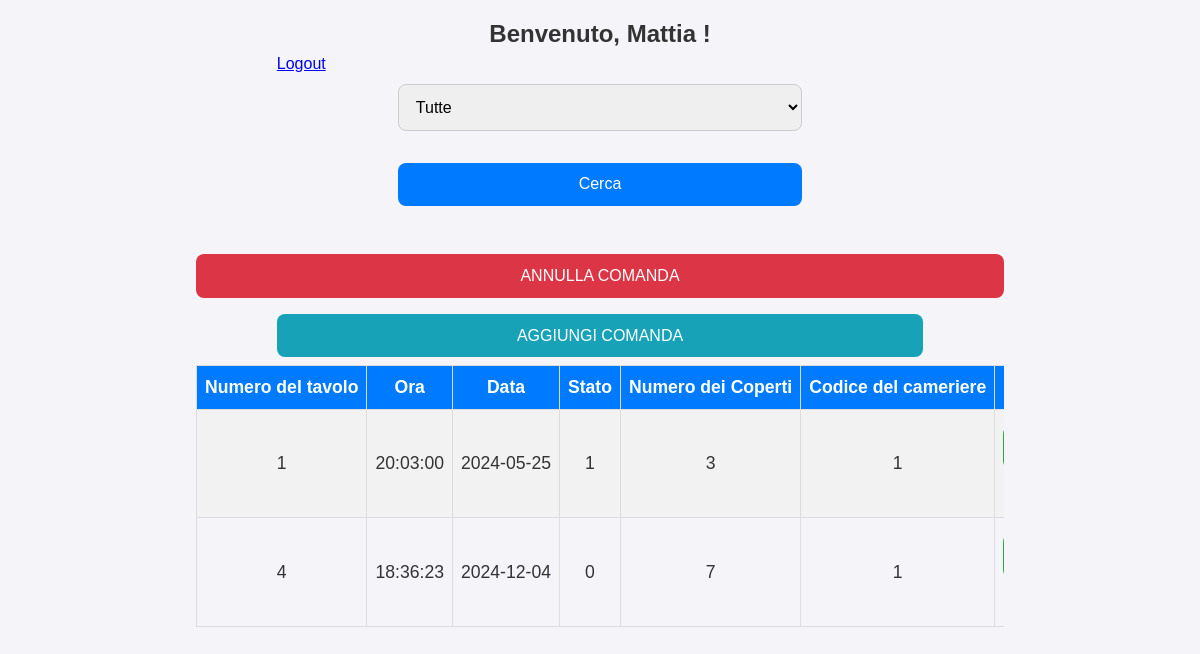
/comande.php (signed in), run on an earlier commit of the app's database.
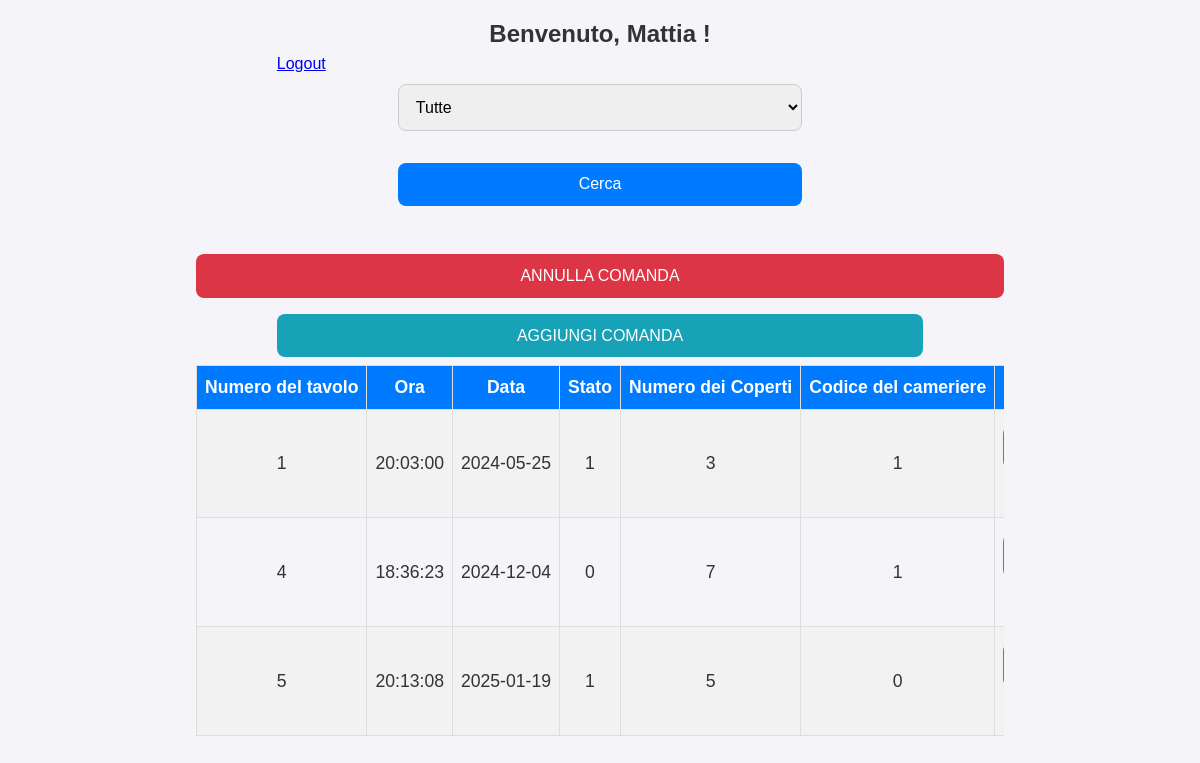
And on a later commit of the database.
### tables this page shows
CREATE TABLE `comanda` (
  `ID_Comanda` int(11) NOT NULL,
  `Numero_Tavolo` int(11) NOT NULL,
  `Ora` time NOT NULL,
  `Data` date NOT NULL,
  `Stato` tinyint(1) NOT NULL,
  `Numero_Coperti` int(11) NOT NULL,
  `CODICE_Cameriere` int(11) NOT NULL
);

### comande.php (the view, shortened to what this page needs)
<?php
include "database.php";
?>
<!DOCTYPE html>
<html>
    <head>
        <link rel="stylesheet" href="style.css">
    </head>
    <body>
    <div class = "comande">
        <h2> Benvenuto, <?php echo $_SESSION['nome']; ?> ! </h2>
        <a href = "logout.php"> Logout </a>
        <form action="comande.php" method ="post">
        <select name = "Filtri">
            <option value = ""> Tutte </option>
        </select>
        <input type = "submit" value = "Cerca"> </input>
        </form>
        <button id = "annulla_comanda">ANNULLA COMANDA</button>
        <a href = "aggiuntaComandeTipologia.php" class= "action-button">
        <button id = "aggiunta_comanda">AGGIUNGI COMANDA</button>
        </a>
        <?php
        $sql = "SELECT ID_Comanda, Numero_Tavolo, Ora, Data, Stato, Numero_Coperti, CODICE_Cameriere
                FROM comanda
                WHERE true ";
        $result = $conn->query($sql);
        ?>
        <table>
            <tr>
            <th>Numero del tavolo</th>
            <th>Ora</th>
            <th>Data</th>
            <th>Stato</th>
            <th>Numero dei Coperti</th>
            <th>Codice del cameriere</th>
            <th>Maggiori dettagli</th>
            </tr>
            <?php foreach ($result as $row): ?>
            <tr>
                <td><?php echo $row['Numero_Tavolo']; ?></td>
                <td><?php echo $row['Ora']; ?></td>
                <td><?php echo $row['Data']; ?></td>
                <td><?php echo $row['Stato']; ?></td>
                <td><?php echo $row['Numero_Coperti']; ?></td>
                <td><?php echo $row['CODICE_Cameriere']; ?></td>
                <td>
                </td>
            </tr>
            <?php endforeach; ?>
        </table>
    </div>
    </body>
</html>

### style.css (style rules this page uses)
* { margin: 0; padding: 0; box-sizing: border-box; font-family: Arial, sans-serif; }
body { font-size: 1rem; line-height: 1.5; background-color: #f4f4f9; color: #333; margin: 0; }
.comande { width: 100%; max-width: 100%; padding: 1rem; margin: 0 auto; display: flex; flex-direction: column; align-items: center; }
form select, form input[type="submit"] { font-size: 1rem; padding: 0.8em; margin: 0.5rem 0; border: 1px solid #ccc; border-radius: 0.5rem; width: 100%; }
form input[type="submit"] { background-color: #007bff; color: white; border: none; cursor: pointer; }
form { width: 100%; display: flex; flex-direction: column; align-items: center; gap: 1rem; margin-bottom: 2rem; }
table { width: 100%; border-collapse: collapse; font-size: 0.9rem; overflow-x: auto; display: block; margin-bottom: 1rem; }
table th, table td { border: 1px solid #ddd; padding: 0.5rem; text-align: center; white-space: nowrap; }
table th { background-color: #007bff; color: white; font-weight: bold; }
table tr:nth-child(even) { background-color: #f2f2f2; }
button { padding: 0.8em; font-size: 1rem; border: none; border-radius: 0.5rem; cursor: pointer; width: 100%; margin: 0.5rem 0; }
#annulla_comanda { background-color: #dc3545; color: white; }
#aggiunta_comanda { background-color: #17a2b8; color: white; }
@media (min-width: 1024px) { .comande { max-width: 70%; } }
@media (min-width: 1024px) { table { font-size: 1.1rem; } }
@media (min-width: 1024px) { form { width: 100%; display: flex; justify-content: space-between; margin-bottom: 2rem; } }
@media (min-width: 1024px) { form select, form input[type="submit"] { width: 50%; font-size: 1rem; } }
@media (min-width: 1024px) { #annulla_comanda, #aggiunta_comanda { width: 100%; } }
@media (min-width: 1024px) { a { width: 80%; } }

What changed in the data, as far as the page shows it:
added comanda: Numero_Tavolo "5", Ora "20:13:08", Data "2025-01-19", Stato "1", Numero_Coperti "5", CODICE_Cameriere "0"
